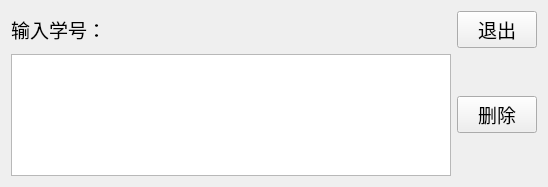
<?xml version="1.0" encoding="UTF-8"?>
<ui version="4.0">
 <class>Form_DeleteByNumber</class>
 <widget class="QWidget" name="Form_DeleteByNumber">
  <property name="geometry">
   <rect>
    <x>0</x>
    <y>0</y>
    <width>548</width>
    <height>187</height>
   </rect>
  </property>
  <property name="windowTitle">
   <string>根据学号删除</string>
  </property>
  <layout class="QVBoxLayout" name="verticalLayout">
   <item>
    <layout class="QGridLayout" name="gridLayout">
     <item row="0" column="0">
      <widget class="QLabel" name="label_Title">
       <property name="font">
        <font>
         <family>等线</family>
         <pointsize>14</pointsize>
        </font>
       </property>
       <property name="text">
        <string>输入学号：</string>
       </property>
      </widget>
     </item>
     <item row="0" column="1">
      <widget class="QPushButton" name="pushButton_Exit">
       <property name="font">
        <font>
         <family>等线</family>
         <pointsize>14</pointsize>
        </font>
       </property>
       <property name="text">
        <string>退出</string>
       </property>
       <property name="shortcut">
        <string>Esc</string>
       </property>
      </widget>
     </item>
     <item row="1" column="0">
      <widget class="QTextEdit" name="textEdit">
       <property name="font">
        <font>
         <family>等线</family>
         <pointsize>14</pointsize>
        </font>
       </property>
      </widget>
     </item>
     <item row="1" column="1">
      <widget class="QPushButton" name="pushButton_Delete">
       <property name="font">
        <font>
         <family>等线</family>
         <pointsize>14</pointsize>
        </font>
       </property>
       <property name="text">
        <string>删除</string>
       </property>
      </widget>
     </item>
    </layout>
   </item>
  </layout>
 </widget>
 <resources/>
 <connections>
  <connection>
   <sender>pushButton_Exit</sender>
   <signal>clicked()</signal>
   <receiver>Form_DeleteByNumber</receiver>
   <slot>close()</slot>
   <hints>
    <hint type="sourcelabel">
     <x>408</x>
     <y>31</y>
    </hint>
    <hint type="destinationlabel">
     <x>237</x>
     <y>141</y>
    </hint>
   </hints>
  </connection>
 </connections>
</ui>
